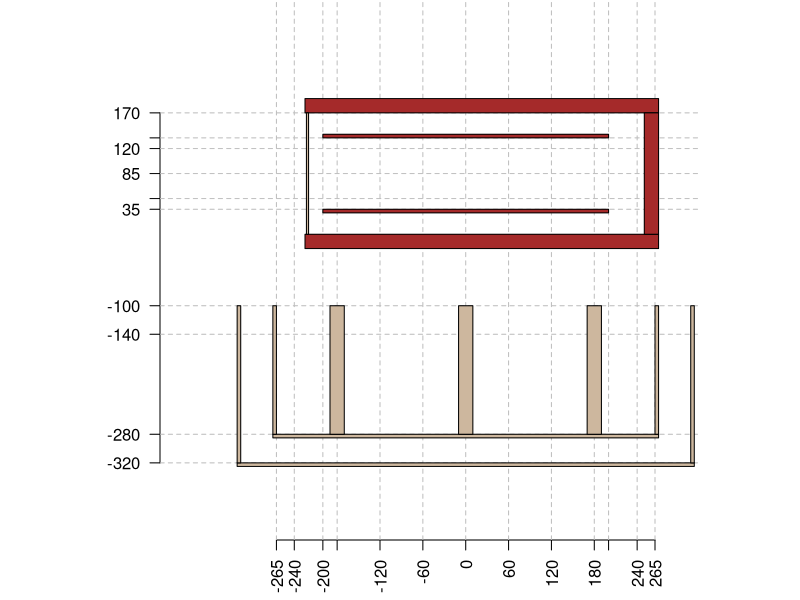

R code for this plot:
idx_v = c(-265, -240, -200, -180, -120, -60, 0, 60, 120, 180, 200, 240, 265)
idx_h = c(-320, -280, -140, -100, 35, 50, 85, 120, 135, 170)

par(mar=c(3,3,0,0))
layout(1, respect=TRUE)
plot(0,0,col=0, xlim=c(-400,300), ylim=c(-400,300), xaxt="n", yaxt="n", xlab="", ylab="", bty="n")
axis(1, idx_v, las=2,  bty="n")
axis(2, idx_h, las=2,  bty="n")
# rect(0,0,500,170)

# rule
abline(
  v=idx_v,
  h=idx_h,   
  col="grey", lty=2
)


# frame
rect(270,170,-225, 190, col="brown")
rect(270,0,-225, -20, col="brown")
rect(250,0,270,170, col="brown")
rect(-220,0,-223,170, col="bisque3")
# footstep
rect(200, 30,-200, 35, col="brown")
rect(200,140,-200,135, col="brown")



# frame 2
rect(-320,-320,320, -325, col="bisque3")
rect(-320,-100, -315, -320, col="bisque3")
rect(320,-100, 315, -320, col="bisque3")
# footstep
rect(-270,-280,270, -285, col="bisque3")
rect(-270,-100, -265, -280, col="bisque3")
rect( 265,-100, 270, -280, col="bisque3")

rect( 190,-100, 170, -280, col="bisque3")
rect( -10,-100, 10, -280, col="bisque3")
rect( -190,-100, -170, -280, col="bisque3")
